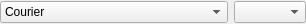
<?xml version="1.0" encoding="UTF-8"?>
<ui version="4.0">
 <class>FixedFontSelector</class>
 <widget class="QWidget" name="FixedFontSelector">
  <property name="geometry">
   <rect>
    <x>0</x>
    <y>0</y>
    <width>306</width>
    <height>24</height>
   </rect>
  </property>
  <layout class="QHBoxLayout">
   <property name="margin">
    <number>0</number>
   </property>
   <item>
    <widget class="QFontComboBox" name="fontCombo">
     <property name="sizePolicy">
      <sizepolicy hsizetype="MinimumExpanding" vsizetype="Fixed">
       <horstretch>0</horstretch>
       <verstretch>0</verstretch>
      </sizepolicy>
     </property>
     <property name="editable">
      <bool>false</bool>
     </property>
     <property name="fontFilters">
      <set>QFontComboBox::MonospacedFonts</set>
     </property>
    </widget>
   </item>
   <item>
    <widget class="QComboBox" name="fontSize"/>
   </item>
  </layout>
 </widget>
 <resources/>
 <connections/>
</ui>
